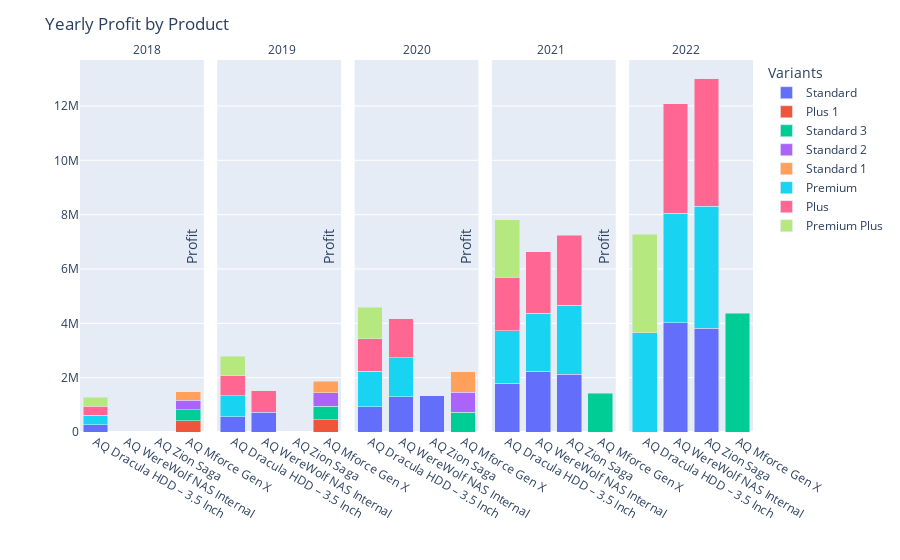

Notebook source saved alongside this figure:
### Code cell
# Create the stacked bar chart
fig = px.bar(yearly_profit_df.sort_values(by='fiscal_year', ascending=True),
              x='product',
              y='profit',
              color='variant',
              facet_col='fiscal_year',
              barmode='stack',
              facet_col_wrap=5,
              )

# Update axis titles
fig.update_xaxes(title_text='', showticklabels=True)
fig.update_yaxes(title_text='Profit')

annot = []
offset = 0.2
x_pos = 0.1
for year in yearly_profit_df.sort_values(by='fiscal_year', ascending=True)['fiscal_year'].unique():
    annot.append(
        dict(
            text = f'{year}',
            x = x_pos,
            y = 1,
            showarrow = False,
            xref = 'paper',
            yref='paper'
        )
    )
    x_pos += offset

# Update facet titles
fig.update_layout(
    title='Yearly Profit by Product',
    showlegend=True,
    legend_title='Variants',
    yaxis=dict(title=''), 
    annotations=annot
)

fig.show()

### Figure 1 — Plotly figure (JSON) as saved in the notebook; plotly's stock layout.template omitted (floating-point values rounded to 4 significant figures)
{"data": [{"alignmentgroup": "True", "hovertemplate": "variant=Standard<br>fiscal_year=2018<br>product=%{x}<br>profit=%{y}<extra></extra>", "legendgroup": "Standard", "marker": {"color": "#636efa", "pattern": {"shape": ""}}, "name": "Standard", "offsetgroup": "Standard", "orientation": "v", "showlegend": true, "textposition": "auto", "type": "bar", "x": ["AQ Dracula HDD – 3.5 Inch"], "xaxis": "x", "y": [269500.0], "yaxis": "y"}, {"alignmentgroup": "True", "hovertemplate": "variant=Standard<br>fiscal_year=2019<br>product=%{x}<br>profit=%{y}<extra></extra>", "legendgroup": "Standard", "marker": {"color": "#636efa", "pattern": {"shape": ""}}, "name": "Standard", "offsetgroup": "Standard", "orientation": "v", "showlegend": false, "textposition": "auto", "type": "bar", "x": ["AQ WereWolf NAS Internal ", "AQ Dracula HDD – 3.5 Inch"], "xaxis": "x2", "y": [727000.0, 561300.0], "yaxis": "y2"}, {"alignmentgroup": "True", "hovertemplate": "variant=Standard<br>fiscal_year=2020<br>product=%{x}<br>profit=%{y}<extra></extra>", "legendgroup": "Standard", "marker": {"color": "#636efa", "pattern": {"shape": ""}}, "name": "Standard", "offsetgroup": "Standard", "orientation": "v", "showlegend": false, "textposition": "auto", "type": "bar", "x": ["AQ Dracula HDD – 3.5 Inch", "AQ Zion Saga", "AQ WereWolf NAS Internal "], "xaxis": "x3", "y": [937400.0, 1330000.0, 1307000.0], "yaxis": "y3"}, {"alignmentgroup": "True", "hovertemplate": "variant=Standard<br>fiscal_year=2021<br>product=%{x}<br>profit=%{y}<extra></extra>", "legendgroup": "Standard", "marker": {"color": "#636efa", "pattern": {"shape": ""}}, "name": "Standard", "offsetgroup": "Standard", "orientation": "v", "showlegend": false, "textposition": "auto", "type": "bar", "x": ["AQ WereWolf NAS Internal ", "AQ Zion Saga", "AQ Dracula HDD – 3.5 Inch"], "xaxis": "x4", "y": [2242000.0, 2134000.0, 1804000.0], "yaxis": "y4"}, {"alignmentgroup": "True", "hovertemplate": "variant=Standard<br>fiscal_year=2022<br>product=%{x}<br>profit=%{y}<extra></extra>", "legendgroup": "Standard", "marker": {"color": "#636efa", "pattern": {"shape": ""}}, "name": "Standard", "offsetgroup": "Standard", "orientation": "v", "showlegend": false, "textposition": "auto", "type": "bar", "x": ["AQ Zion Saga", "AQ WereWolf NAS Internal "], "xaxis": "x5", "y": [3815000.0, 4015000.0], "yaxis": "y5"}, {"alignmentgroup": "True", "hovertemplate": "variant=Plus 1<br>fiscal_year=2018<br>product=%{x}<br>profit=%{y}<extra></extra>", "legendgroup": "Plus 1", "marker": {"color": "#EF553B", "pattern": {"shape": ""}}, "name": "Plus 1", "offsetgroup": "Plus 1", "orientation": "v", "showlegend": true, "textposition": "auto", "type": "bar", "x": ["AQ Mforce Gen X"], "xaxis": "x", "y": [417300.0], "yaxis": "y"}, {"alignmentgroup": "True", "hovertemplate": "variant=Plus 1<br>fiscal_year=2019<br>product=%{x}<br>profit=%{y}<extra></extra>", "legendgroup": "Plus 1", "marker": {"color": "#EF553B", "pattern": {"shape": ""}}, "name": "Plus 1", "offsetgroup": "Plus 1", "orientation": "v", "showlegend": false, "textposition": "auto", "type": "bar", "x": ["AQ Mforce Gen X"], "xaxis": "x2", "y": [444300.0], "yaxis": "y2"}, {"alignmentgroup": "True", "hovertemplate": "variant=Standard 3<br>fiscal_year=2018<br>product=%{x}<br>profit=%{y}<extra></extra>", "legendgroup": "Standard 3", "marker": {"color": "#00cc96", "pattern": {"shape": ""}}, "name": "Standard 3", "offsetgroup": "Standard 3", "orientation": "v", "showlegend": true, "textposition": "auto", "type": "bar", "x": ["AQ Mforce Gen X"], "xaxis": "x", "y": [399000.0], "yaxis": "y"}, {"alignmentgroup": "True", "hovertemplate": "variant=Standard 3<br>fiscal_year=2019<br>product=%{x}<br>profit=%{y}<extra></extra>", "legendgroup": "Standard 3", "marker": {"color": "#00cc96", "pattern": {"shape": ""}}, "name": "Standard 3", "offsetgroup": "Standard 3", "orientation": "v", "showlegend": false, "textposition": "auto", "type": "bar", "x": ["AQ Mforce Gen X"], "xaxis": "x2", "y": [509500.0], "yaxis": "y2"}, {"alignmentgroup": "True", "hovertemplate": "variant=Standard 3<br>fiscal_year=2020<br>product=%{x}<br>profit=%{y}<extra></extra>", "legendgroup": "Standard 3", "marker": {"color": "#00cc96", "pattern": {"shape": ""}}, "name": "Standard 3", "offsetgroup": "Standard 3", "orientation": "v", "showlegend": false, "textposition": "auto", "type": "bar", "x": ["AQ Mforce Gen X"], "xaxis": "x3", "y": [736400.0], "yaxis": "y3"}, {"alignmentgroup": "True", "hovertemplate": "variant=Standard 3<br>fiscal_year=2021<br>product=%{x}<br>profit=%{y}<extra></extra>", "legendgroup": "Standard 3", "marker": {"color": "#00cc96", "pattern": {"shape": ""}}, "name": "Standard 3", "offsetgroup": "Standard 3", "orientation": "v", "showlegend": false, "textposition": "auto", "type": "bar", "x": ["AQ Mforce Gen X"], "xaxis": "x4", "y": [1429000.0], "yaxis": "y4"}, {"alignmentgroup": "True", "hovertemplate": "variant=Standard 3<br>fiscal_year=2022<br>product=%{x}<br>profit=%{y}<extra></extra>", "legendgroup": "Standard 3", "marker": {"color": "#00cc96", "pattern": {"shape": ""}}, "name": "Standard 3", "offsetgroup": "Standard 3", "orientation": "v", "showlegend": false, "textposition": "auto", "type": "bar", "x": ["AQ Mforce Gen X"], "xaxis": "x5", "y": [4366000.0], "yaxis": "y5"}, {"alignmentgroup": "True", "hovertemplate": "variant=Standard 2<br>fiscal_year=2018<br>product=%{x}<br>profit=%{y}<extra></extra>", "legendgroup": "Standard 2", "marker": {"color": "#ab63fa", "pattern": {"shape": ""}}, "name": "Standard 2", "offsetgroup": "Standard 2", "orientation": "v", "showlegend": true, "textposition": "auto", "type": "bar", "x": ["AQ Mforce Gen X"], "xaxis": "x", "y": [347500.0], "yaxis": "y"}, {"alignmentgroup": "True", "hovertemplate": "variant=Standard 2<br>fiscal_year=2019<br>product=%{x}<br>profit=%{y}<extra></extra>", "legendgroup": "Standard 2", "marker": {"color": "#ab63fa", "pattern": {"shape": ""}}, "name": "Standard 2", "offsetgroup": "Standard 2", "orientation": "v", "showlegend": false, "textposition": "auto", "type": "bar", "x": ["AQ Mforce Gen X"], "xaxis": "x2", "y": [491500.0], "yaxis": "y2"}, {"alignmentgroup": "True", "hovertemplate": "variant=Standard 2<br>fiscal_year=2020<br>product=%{x}<br>profit=%{y}<extra></extra>", "legendgroup": "Standard 2", "marker": {"color": "#ab63fa", "pattern": {"shape": ""}}, "name": "Standard 2", "offsetgroup": "Standard 2", "orientation": "v", "showlegend": false, "textposition": "auto", "type": "bar", "x": ["AQ Mforce Gen X"], "xaxis": "x3", "y": [735900.0], "yaxis": "y3"}, {"alignmentgroup": "True", "hovertemplate": "variant=Standard 1<br>fiscal_year=2018<br>product=%{x}<br>profit=%{y}<extra></extra>", "legendgroup": "Standard 1", "marker": {"color": "#FFA15A", "pattern": {"shape": ""}}, "name": "Standard 1", "offsetgroup": "Standard 1", "orientation": "v", "showlegend": true, "textposition": "auto", "type": "bar", "x": ["AQ Mforce Gen X"], "xaxis": "x", "y": [324800.0], "yaxis": "y"}, {"alignmentgroup": "True", "hovertemplate": "variant=Standard 1<br>fiscal_year=2019<br>product=%{x}<br>profit=%{y}<extra></extra>", "legendgroup": "Standard 1", "marker": {"color": "#FFA15A", "pattern": {"shape": ""}}, "name": "Standard 1", "offsetgroup": "Standard 1", "orientation": "v", "showlegend": false, "textposition": "auto", "type": "bar", "x": ["AQ Mforce Gen X"], "xaxis": "x2", "y": [417100.0], "yaxis": "y2"}, {"alignmentgroup": "True", "hovertemplate": "variant=Standard 1<br>fiscal_year=2020<br>product=%{x}<br>profit=%{y}<extra></extra>", "legendgroup": "Standard 1", "marker": {"color": "#FFA15A", "pattern": {"shape": ""}}, "name": "Standard 1", "offsetgroup": "Standard 1", "orientation": "v", "showlegend": false, "textposition": "auto", "type": "bar", "x": ["AQ Mforce Gen X"], "xaxis": "x3", "y": [753500.0], "yaxis": "y3"}, {"alignmentgroup": "True", "hovertemplate": "variant=Premium<br>fiscal_year=2018<br>product=%{x}<br>profit=%{y}<extra></extra>", "legendgroup": "Premium", "marker": {"color": "#19d3f3", "pattern": {"shape": ""}}, "name": "Premium", "offsetgroup": "Premium", "orientation": "v", "showlegend": true, "textposition": "auto", "type": "bar", "x": ["AQ Dracula HDD – 3.5 Inch"], "xaxis": "x", "y": [338200.0], "yaxis": "y"}, {"alignmentgroup": "True", "hovertemplate": "variant=Premium<br>fiscal_year=2019<br>product=%{x}<br>profit=%{y}<extra></extra>", "legendgroup": "Premium", "marker": {"color": "#19d3f3", "pattern": {"shape": ""}}, "name": "Premium", "offsetgroup": "Premium", "orientation": "v", "showlegend": false, "textposition": "auto", "type": "bar", "x": ["AQ Dracula HDD – 3.5 Inch"], "xaxis": "x2", "y": [767900.0], "yaxis": "y2"}, {"alignmentgroup": "True", "hovertemplate": "variant=Premium<br>fiscal_year=2020<br>product=%{x}<br>profit=%{y}<extra></extra>", "legendgroup": "Premium", "marker": {"color": "#19d3f3", "pattern": {"shape": ""}}, "name": "Premium", "offsetgroup": "Premium", "orientation": "v", "showlegend": false, "textposition": "auto", "type": "bar", "x": ["AQ Dracula HDD – 3.5 Inch", "AQ WereWolf NAS Internal "], "xaxis": "x3", "y": [1292000.0, 1425000.0], "yaxis": "y3"}, {"alignmentgroup": "True", "hovertemplate": "variant=Premium<br>fiscal_year=2021<br>product=%{x}<br>profit=%{y}<extra></extra>", "legendgroup": "Premium", "marker": {"color": "#19d3f3", "pattern": {"shape": ""}}, "name": "Premium", "offsetgroup": "Premium", "orientation": "v", "showlegend": false, "textposition": "auto", "type": "bar", "x": ["AQ Zion Saga", "AQ Dracula HDD – 3.5 Inch", "AQ WereWolf NAS Internal "], "xaxis": "x4", "y": [2533000.0, 1919000.0, 2133000.0], "yaxis": "y4"}, {"alignmentgroup": "True", "hovertemplate": "variant=Premium<br>fiscal_year=2022<br>product=%{x}<br>profit=%{y}<extra></extra>", "legendgroup": "Premium", "marker": {"color": "#19d3f3", "pattern": {"shape": ""}}, "name": "Premium", "offsetgroup": "Premium", "orientation": "v", "showlegend": false, "textposition": "auto", "type": "bar", "x": ["AQ Dracula HDD – 3.5 Inch", "AQ WereWolf NAS Internal ", "AQ Zion Saga"], "xaxis": "x5", "y": [3657000.0, 4043000.0, 4493000.0], "yaxis": "y5"}, {"alignmentgroup": "True", "hovertemplate": "variant=Plus<br>fiscal_year=2018<br>product=%{x}<br>profit=%{y}<extra></extra>", "legendgroup": "Plus", "marker": {"color": "#FF6692", "pattern": {"shape": ""}}, "name": "Plus", "offsetgroup": "Plus", "orientation": "v", "showlegend": true, "textposition": "auto", "type": "bar", "x": ["AQ Dracula HDD – 3.5 Inch"], "xaxis": "x", "y": [335400.0], "yaxis": "y"}, {"alignmentgroup": "True", "hovertemplate": "variant=Plus<br>fiscal_year=2019<br>product=%{x}<br>profit=%{y}<extra></extra>", "legendgroup": "Plus", "marker": {"color": "#FF6692", "pattern": {"shape": ""}}, "name": "Plus", "offsetgroup": "Plus", "orientation": "v", "showlegend": false, "textposition": "auto", "type": "bar", "x": ["AQ WereWolf NAS Internal ", "AQ Dracula HDD – 3.5 Inch"], "xaxis": "x2", "y": [792700.0, 732200.0], "yaxis": "y2"}, {"alignmentgroup": "True", "hovertemplate": "variant=Plus<br>fiscal_year=2020<br>product=%{x}<br>profit=%{y}<extra></extra>", "legendgroup": "Plus", "marker": {"color": "#FF6692", "pattern": {"shape": ""}}, "name": "Plus", "offsetgroup": "Plus", "orientation": "v", "showlegend": false, "textposition": "auto", "type": "bar", "x": ["AQ Dracula HDD – 3.5 Inch", "AQ WereWolf NAS Internal "], "xaxis": "x3", "y": [1199000.0, 1428000.0], "yaxis": "y3"}, {"alignmentgroup": "True", "hovertemplate": "variant=Plus<br>fiscal_year=2021<br>product=%{x}<br>profit=%{y}<extra></extra>", "legendgroup": "Plus", "marker": {"color": "#FF6692", "pattern": {"shape": ""}}, "name": "Plus", "offsetgroup": "Plus", "orientation": "v", "showlegend": false, "textposition": "auto", "type": "bar", "x": ["AQ Zion Saga", "AQ WereWolf NAS Internal ", "AQ Dracula HDD – 3.5 Inch"], "xaxis": "x4", "y": [2568000.0, 2266000.0, 1983000.0], "yaxis": "y4"}, {"alignmentgroup": "True", "hovertemplate": "variant=Plus<br>fiscal_year=2022<br>product=%{x}<br>profit=%{y}<extra></extra>", "legendgroup": "Plus", "marker": {"color": "#FF6692", "pattern": {"shape": ""}}, "name": "Plus", "offsetgroup": "Plus", "orientation": "v", "showlegend": false, "textposition": "auto", "type": "bar", "x": ["AQ WereWolf NAS Internal ", "AQ Zion Saga"], "xaxis": "x5", "y": [4015000.0, 4700000.0], "yaxis": "y5"}, {"alignmentgroup": "True", "hovertemplate": "variant=Premium Plus<br>fiscal_year=2018<br>product=%{x}<br>profit=%{y}<extra></extra>", "legendgroup": "Premium Plus", "marker": {"color": "#B6E880", "pattern": {"shape": ""}}, "name": "Premium Plus", "offsetgroup": "Premium Plus", "orientation": "v", "showlegend": true, "textposition": "auto", "type": "bar", "x": ["AQ Dracula HDD – 3.5 Inch"], "xaxis": "x", "y": [339200.0], "yaxis": "y"}, {"alignmentgroup": "True", "hovertemplate": "variant=Premium Plus<br>fiscal_year=2019<br>product=%{x}<br>profit=%{y}<extra></extra>", "legendgroup": "Premium Plus", "marker": {"color": "#B6E880", "pattern": {"shape": ""}}, "name": "Premium Plus", "offsetgroup": "Premium Plus", "orientation": "v", "showlegend": false, "textposition": "auto", "type": "bar", "x": ["AQ Dracula HDD – 3.5 Inch"], "xaxis": "x2", "y": [732800.0], "yaxis": "y2"}, {"alignmentgroup": "True", "hovertemplate": "variant=Premium Plus<br>fiscal_year=2020<br>product=%{x}<br>profit=%{y}<extra></extra>", "legendgroup": "Premium Plus", "marker": {"color": "#B6E880", "pattern": {"shape": ""}}, "name": "Premium Plus", "offsetgroup": "Premium Plus", "orientation": "v", "showlegend": false, "textposition": "auto", "type": "bar", "x": ["AQ Dracula HDD – 3.5 Inch"], "xaxis": "x3", "y": [1165000.0], "yaxis": "y3"}, {"alignmentgroup": "True", "hovertemplate": "variant=Premium Plus<br>fiscal_year=2021<br>product=%{x}<br>profit=%{y}<extra></extra>", "legendgroup": "Premium Plus", "marker": {"color": "#B6E880", "pattern": {"shape": ""}}, "name": "Premium Plus", "offsetgroup": "Premium Plus", "orientation": "v", "showlegend": false, "textposition": "auto", "type": "bar", "x": ["AQ Dracula HDD – 3.5 Inch"], "xaxis": "x4", "y": [2111000.0], "yaxis": "y4"}, {"alignmentgroup": "True", "hovertemplate": "variant=Premium Plus<br>fiscal_year=2022<br>product=%{x}<br>profit=%{y}<extra></extra>", "legendgroup": "Premium Plus", "marker": {"color": "#B6E880", "pattern": {"shape": ""}}, "name": "Premium Plus", "offsetgroup": "Premium Plus", "orientation": "v", "showlegend": false, "textposition": "auto", "type": "bar", "x": ["AQ Dracula HDD – 3.5 Inch"], "xaxis": "x5", "y": [3626000.0], "yaxis": "y5"}], "layout": {"annotations": [{"font": {}, "showarrow": false, "text": "2018", "x": 0.1, "xanchor": "center", "xref": "paper", "y": 1, "yanchor": "bottom", "yref": "paper"}, {"font": {}, "showarrow": false, "text": "2019", "x": 0.3, "xanchor": "center", "xref": "paper", "y": 1, "yanchor": "bottom", "yref": "paper"}, {"font": {}, "showarrow": false, "text": "2020", "x": 0.5, "xanchor": "center", "xref": "paper", "y": 1, "yanchor": "bottom", "yref": "paper"}, {"font": {}, "showarrow": false, "text": "2021", "x": 0.7, "xanchor": "center", "xref": "paper", "y": 1, "yanchor": "bottom", "yref": "paper"}, {"font": {}, "showarrow": false, "text": "2022", "x": 0.9, "xanchor": "center", "xref": "paper", "y": 1, "yanchor": "bottom", "yref": "paper"}], "barmode": "stack", "legend": {"title": {"text": "Variants"}, "tracegroupgap": 0}, "margin": {"t": 60}, "showlegend": true, "title": {"text": "Yearly Profit by Product"}, "xaxis": {"anchor": "y", "domain": [0, 0.184], "showticklabels": true, "title": {"text": ""}}, "xaxis2": {"anchor": "y2", "domain": [0.204, 0.388], "matches": "x", "showticklabels": true, "title": {"text": ""}}, "xaxis3": {"anchor": "y3", "domain": [0.408, 0.592], "matches": "x", "showticklabels": true, "title": {"text": ""}}, "xaxis4": {"anchor": "y4", "domain": [0.612, 0.796], "matches": "x", "showticklabels": true, "title": {"text": ""}}, "xaxis5": {"anchor": "y5", "domain": [0.816, 1], "matches": "x", "showticklabels": true, "title": {"text": ""}}, "yaxis": {"anchor": "x", "domain": [0, 1], "title": {"text": ""}}, "yaxis2": {"anchor": "x2", "domain": [0, 1], "matches": "y", "showticklabels": false, "title": {"text": "Profit"}}, "yaxis3": {"anchor": "x3", "domain": [0, 1], "matches": "y", "showticklabels": false, "title": {"text": "Profit"}}, "yaxis4": {"anchor": "x4", "domain": [0, 1], "matches": "y", "showticklabels": false, "title": {"text": "Profit"}}, "yaxis5": {"anchor": "x5", "domain": [0, 1], "matches": "y", "showticklabels": false, "title": {"text": "Profit"}}}}
